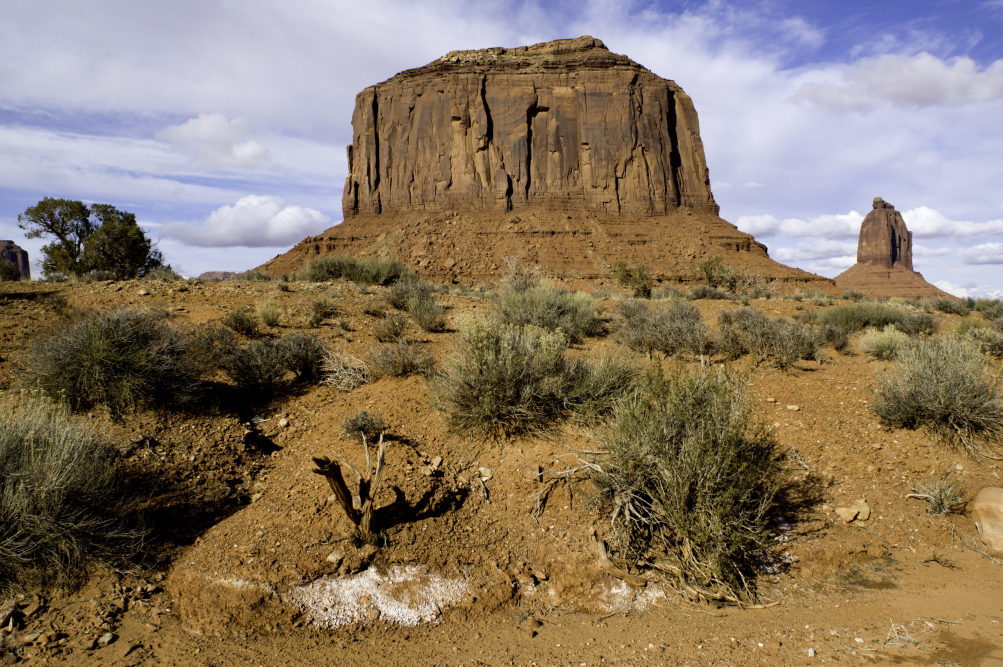
#> input picture input_images/edited.jpg, 3008 x 2000 px (shown at 1/3 size)
$ python alpha_channel.py
#> lines starting #> are read from the running program, lines starting #| are printed output that depends on the picture
import numpy as np
import cv2

src = cv2.imread("./input_images/edited.jpg", cv2.IMREAD_UNCHANGED)
#> src is the input picture: shape (2000, 3008, 3); mean B, G, R 99.5, 120.1, 136.4
print("shape = {}".format(src.shape))
#| shape = (2000, 3008, 3)
# src = cv2.resize(src, fx=0.5, fy=0.5)
src = cv2.resize(src,(256, 256))
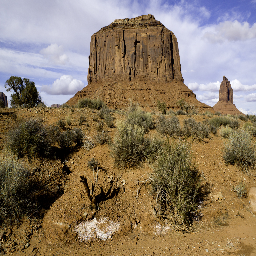
#> src: shape (256, 256, 3); mean B, G, R 99.5, 120.1, 136.4
cv2.imshow('with alpha channel', src)
cv2.waitKey(0)
